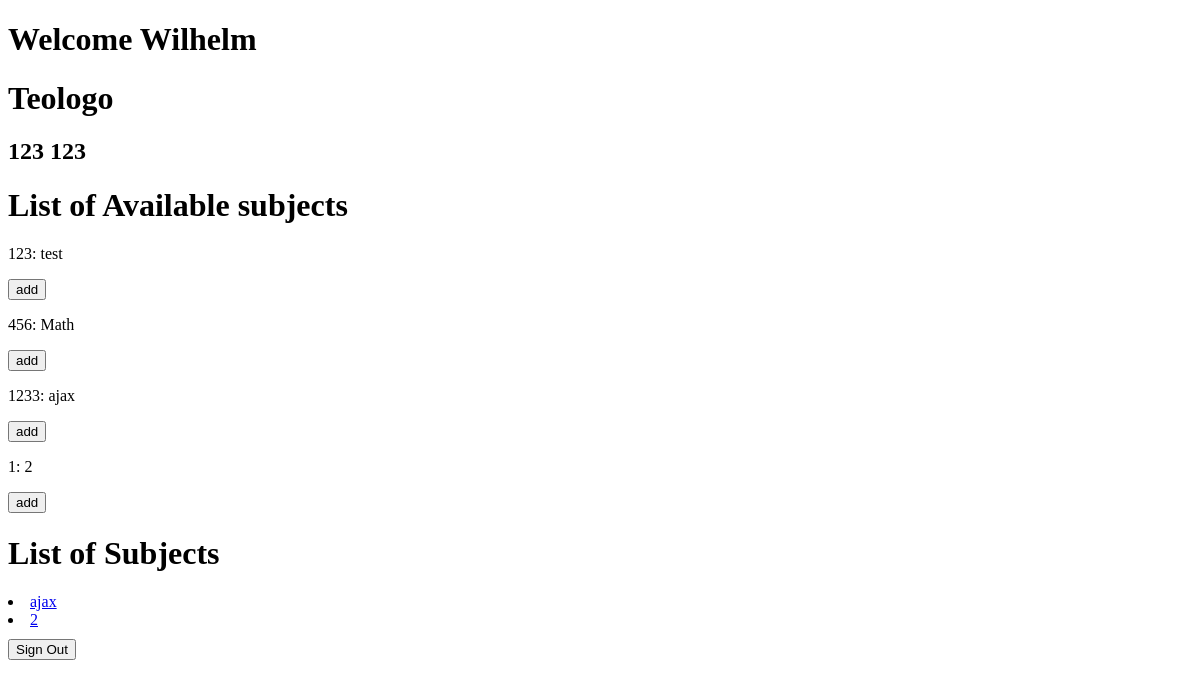
/studentprofile/TUPM-69-6969, run on an earlier commit of the app's database.
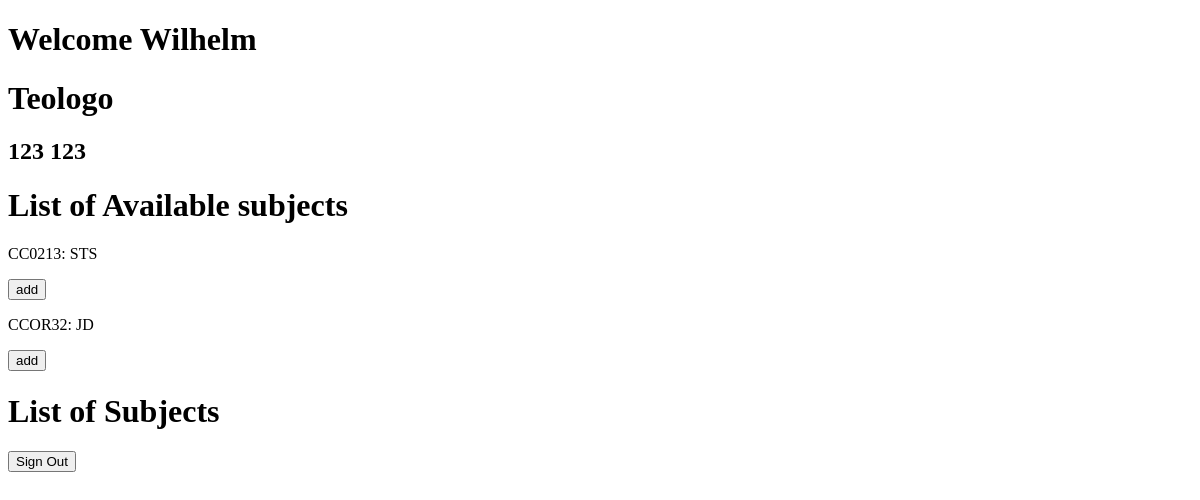
And on a later commit of the database.
### Eportfolio/models.py (models this page shows, shortened)
class Subject(models.Model):
    studentProfileID = models.ForeignKey(Studentprofile,on_delete=CASCADE,related_name="studentSubject", null=True)
    subjectCode = models.CharField(max_length=100,unique=True)
    subjectName = models.CharField(max_length=100)
    facultyName = models.CharField(max_length=100)
    units = models.IntegerField()
    def __str__(self):
        return f"{self.subjectCode}: {self.subjectName}"

### Eportfolio/views.py (the view, shortened to what this page needs)
# urls.py: path("studentprofile/<str:studentID>",views.studentProfile,name="studentProfile"),
def studentProfile(request,studentID):
    studentprof = Studentprofile.objects.get(studentNumber = studentID)
    subjects = Subject.objects.filter(studentProfileID = studentprof)
    availableSubs = Subject.objects.all()
    return render(request,"studentProfile.html",{
        'studentprof' : studentprof,
        'subjects' : subjects,
        'availSubs' : availableSubs
    })

### Eportfolio/templates/studentProfile.html (shortened to what this page needs)
<!DOCTYPE html>
<html lang="en">
  <head>
  </head>
  <body>
    <h1>Welcome {{studentprof.firstName}}</h1>
    <h1>{{studentprof.lastName}}</h1>
    <h2>{{studentprof.guardianName}} {{studentprof.guardianNumber}}</h2>
    <h1>List of Available subjects</h1>
    {% for a in availSubs %}
    <p>{{a}}
      <form action="" method="post">
        <button name="addSub" value="{{a.id}}">add</button>
      </form>
    </p>
    {% endfor %}
    <h1>List of Subjects</h1>
    {% for sub in subjects %}
    <li>
      <a
        href="{% url 'studentSubject' studentID=studentprof.studentNumber subjectCode=sub.subjectCode   %}"
        >{{sub.subjectName}}</a
      >
    </li>
    {% endfor %}
    <form method="post" action="/accounts/logout/" style="margin-top: 10px">
      <button class="btn btn-dark" type="submit">Sign Out</button>
    </form>
  </body>
</html>

What changed in the data, as far as the page shows it:
removed Subject: subjectCode+subjectName "123: test", {{ a.id }} 1 (drawn), shown under "List of Available subjects"
removed Subject: subjectCode+subjectName "456: Math", {{ a.id }} 2 (drawn), shown under "List of Available subjects"
removed Subject: subjectCode+subjectName "1233: ajax", {{ a.id }} 3 (drawn), subjectName "ajax"
removed Subject: subjectCode+subjectName "1: 2", {{ a.id }} 4 (drawn), subjectName "2"
added Subject: subjectCode+subjectName "CC0213: STS", {{ a.id }} 46 (drawn), shown under "List of Available subjects"
added Subject: subjectCode+subjectName "CCOR32: JD", {{ a.id }} 47 (drawn), shown under "List of Available subjects"
